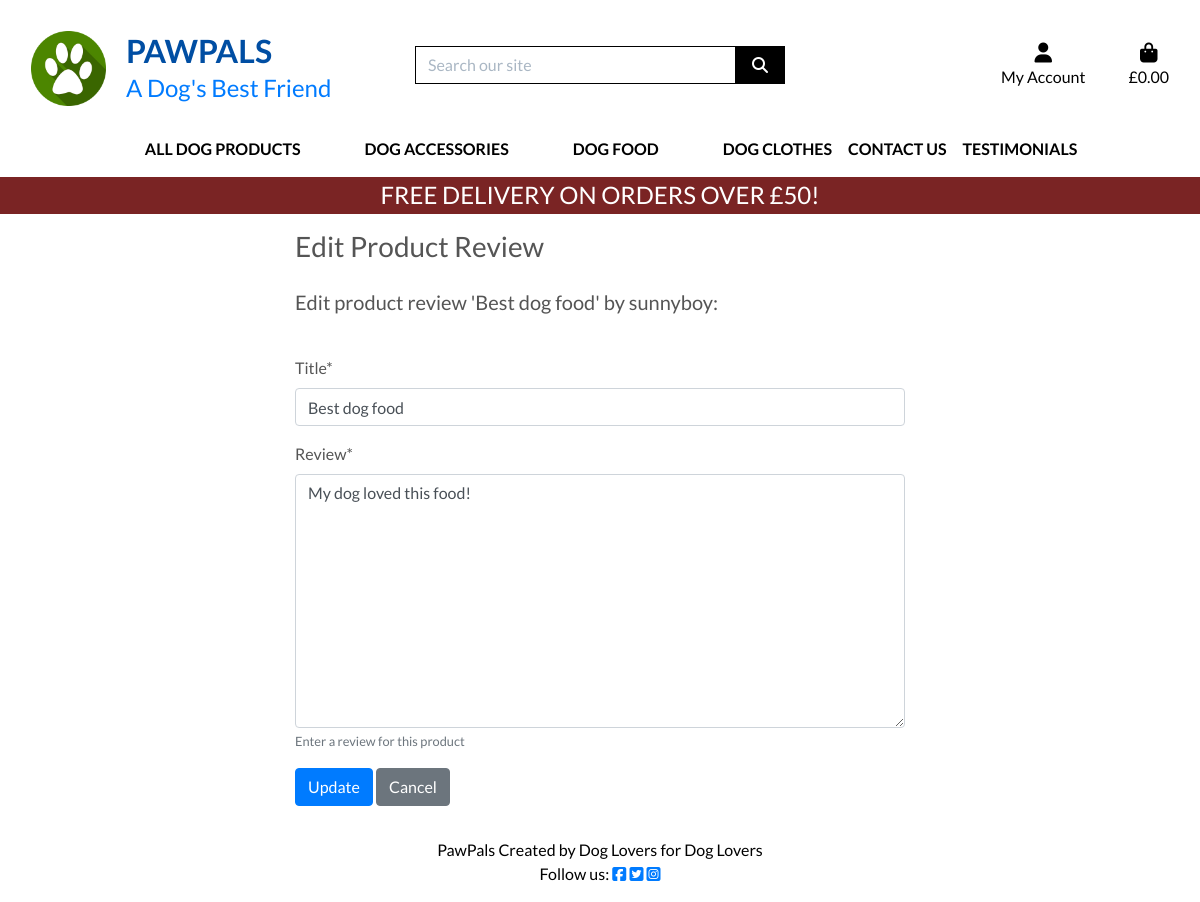
The app's page /reviews/edit/1?nexturl=/products/73/ (signed in) with its own data.
### reviews/models.py (models this page shows, shortened)
class ProductReview(models.Model):
    product = models.ForeignKey(Product, on_delete=models.CASCADE,
                                related_name='product_reviews')
    author = models.ForeignKey(User, on_delete=models.SET_NULL, null=True)
    title = models.CharField(max_length=200,
                             validators=[MinLengthValidator(5)])
    review = models.TextField(max_length=1000,
                              help_text='Enter a review for this product',
                              validators=[MinLengthValidator(10)])
    approved = models.BooleanField(default=False)
    created_on = models.DateTimeField(auto_now_add=True)
    class Meta:
        ordering = ['-created_on']

### reviews/views.py (the view, shortened to what this page needs)
class UpdateProductReview(SuccessMessageMixin, UpdateView):
    model = ProductReview
    template_name = 'update_product_review.html'
    success_message = "Your product review was successfully updated."
    context_object_name = 'product_review'
    fields = ['title', 'review']

### bag/contexts.py (called while the page is built, shortened)
def bag_contents(request):
    bag_items = []
    total = 0
    product_count = 0
    bag = request.session.get('bag', {})
    if total < settings.FREE_DELIVERY_THRESHOLD:
        delivery = total * Decimal(settings.STANDARD_DELIVERY_PERCENTAGE / 100)
        free_delivery_delta = settings.FREE_DELIVERY_THRESHOLD - total
    else:
        delivery = 0
        free_delivery_delta = 0
    grand_total = delivery + total
    context = {
        'bag_items': bag_items,
        'total': total,
        'product_count': product_count,
        'delivery': delivery,
        'free_delivery_delta': free_delivery_delta,
        'free_delivery_threshold': settings.FREE_DELIVERY_THRESHOLD,
        'grand_total': grand_total,
    }
    return context

### reviews/templates/update_product_review.html (shortened to what this page needs)
{% extends 'base.html' %}
{% load static %}
{% load crispy_forms_tags %}
{% load i18n %}
{% block content %}
<div class="container">
    <div class="row">
        <div class="col-md-8 mt-3 offset-md-2">
            <h3>{% trans "Edit Product Review" %}</h3>
        </div>
    </div>
    <div class="row">
        <div class="col-md-8 mt-3 offset-md-2">
        {% if user.is_authenticated %}
            {% if user == product_review.author %}
                <div class="product-review-body">
                    Edit product review '{{ product_review.title}}' by {{ product_review.author }}:
                </div>
                <div class="form-group mt-4">
                    <form method="POST">
                        {{ form|crispy }}
                        <button class="btn btn-primary" title="Save changes to updated review">Update</button>
                        <a href="{{ request.GET.nexturl }}" class="btn btn-secondary" title="Abort editing review">Cancel</a>
                    </form>
                </div>
            {% else %}
                <div class="alert alert-danger">WARNING: You are not authorised to edit other user's reviews!</div>
            {% endif %}
        {% endif %}
        </div>
    </div>
</div>
{% endblock %}

### static/css/base.css (style rules this page uses)
html { height: 100%; }
body { background-size: cover; height: calc(100vh - 164px); color: #555; font-family: 'Lato'; }
@media (min-width: 1200px) { .container { max-width: 80%; } }
.product-review-body { font-size: 20px; font-style: normal; padding-bottom: 15px; }

### records on screen
ProductReview: title "Best dog food", author "sunnyboy", review "My dog loved this food!"

### other values on screen
{{ free_delivery_threshold }} "50"
